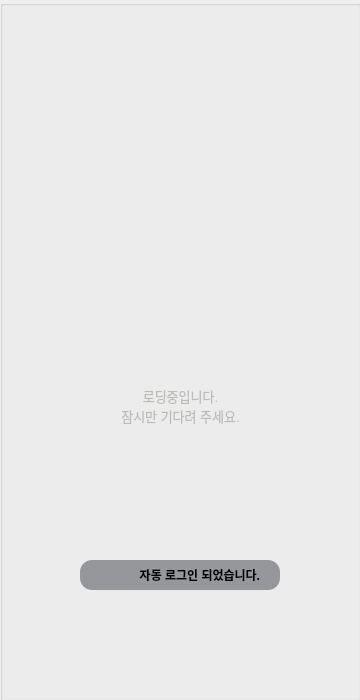
<?xml version="1.0" encoding="UTF-8"?>
<ui version="4.0">
 <class>Widget</class>
 <widget class="QWidget" name="Widget">
  <property name="geometry">
   <rect>
    <x>0</x>
    <y>0</y>
    <width>360</width>
    <height>700</height>
   </rect>
  </property>
  <property name="windowTitle">
   <string>Widget</string>
  </property>
  <widget class="QWidget" name="verticalLayoutWidget">
   <property name="geometry">
    <rect>
     <x>0</x>
     <y>0</y>
     <width>361</width>
     <height>701</height>
    </rect>
   </property>
   <layout class="QVBoxLayout" name="verticalLayout">
    <item>
     <widget class="QGroupBox" name="groupBox">
      <property name="title">
       <string/>
      </property>
      <widget class="QLabel" name="label">
       <property name="geometry">
        <rect>
         <x>0</x>
         <y>0</y>
         <width>360</width>
         <height>700</height>
        </rect>
       </property>
       <property name="styleSheet">
        <string notr="true">background-image: url(:/resources/widgetback.png);</string>
       </property>
       <property name="text">
        <string/>
       </property>
      </widget>
      <widget class="QLabel" name="label_3">
       <property name="geometry">
        <rect>
         <x>110</x>
         <y>360</y>
         <width>141</width>
         <height>91</height>
        </rect>
       </property>
       <property name="font">
        <font>
         <family>Ubuntu</family>
         <pointsize>10</pointsize>
         <italic>false</italic>
         <bold>false</bold>
        </font>
       </property>
       <property name="styleSheet">
        <string notr="true">font: 10pt &quot;Ubuntu&quot;;
color: rgb(186, 189, 182);</string>
       </property>
       <property name="text">
        <string>로딩중입니다.
잠시만 기다려 주세요.</string>
       </property>
       <property name="alignment">
        <set>Qt::AlignCenter</set>
       </property>
      </widget>
      <widget class="QLabel" name="label_2">
       <property name="geometry">
        <rect>
         <x>50</x>
         <y>350</y>
         <width>261</width>
         <height>121</height>
        </rect>
       </property>
       <property name="styleSheet">
        <string notr="true"/>
       </property>
       <property name="text">
        <string/>
       </property>
       <property name="alignment">
        <set>Qt::AlignCenter</set>
       </property>
      </widget>
      <widget class="QLabel" name="autologin">
       <property name="geometry">
        <rect>
         <x>80</x>
         <y>560</y>
         <width>200</width>
         <height>30</height>
        </rect>
       </property>
       <property name="font">
        <font>
         <pointsize>9</pointsize>
         <bold>true</bold>
        </font>
       </property>
       <property name="layoutDirection">
        <enum>Qt::LeftToRight</enum>
       </property>
       <property name="styleSheet">
        <string notr="true">background-color: rgba(37, 39, 48, 110);
border-radius: 12px;</string>
       </property>
       <property name="text">
        <string>자동 로그인 되었습니다.      </string>
       </property>
       <property name="alignment">
        <set>Qt::AlignRight|Qt::AlignTrailing|Qt::AlignVCenter</set>
       </property>
      </widget>
      <widget class="QLabel" name="autologinimg">
       <property name="geometry">
        <rect>
         <x>90</x>
         <y>560</y>
         <width>30</width>
         <height>30</height>
        </rect>
       </property>
       <property name="text">
        <string/>
       </property>
       <property name="pixmap">
        <pixmap resource="resources.qrc">:/resources/train.png</pixmap>
       </property>
       <property name="scaledContents">
        <bool>true</bool>
       </property>
      </widget>
      <zorder>label</zorder>
      <zorder>label_2</zorder>
      <zorder>label_3</zorder>
      <zorder>autologin</zorder>
      <zorder>autologinimg</zorder>
     </widget>
    </item>
   </layout>
  </widget>
 </widget>
 <resources>
  <include location="resources.qrc"/>
 </resources>
 <connections/>
</ui>
